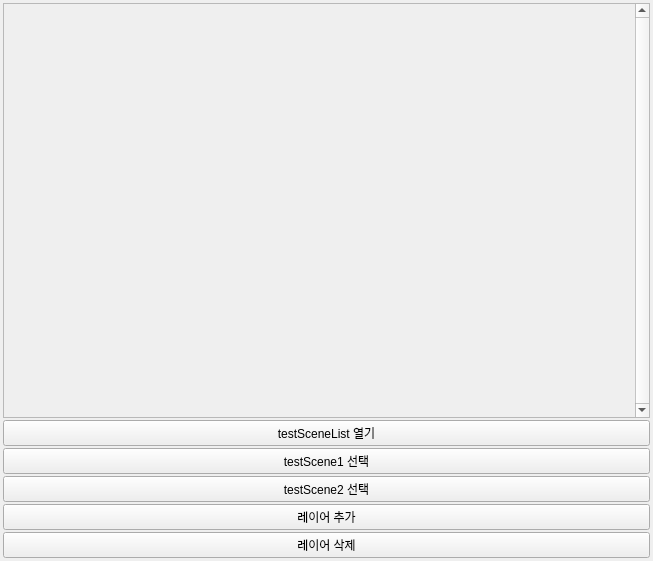
<?xml version="1.0" encoding="UTF-8"?>
<ui version="4.0">
 <class>LayerList</class>
 <widget class="QDockWidget" name="LayerList">
  <property name="geometry">
   <rect>
    <x>0</x>
    <y>0</y>
    <width>653</width>
    <height>561</height>
   </rect>
  </property>
  <property name="windowTitle">
   <string>레이어 리스트</string>
  </property>
  <widget class="QWidget" name="dockWidgetContents">
   <layout class="QVBoxLayout" name="verticalLayout">
    <property name="spacing">
     <number>2</number>
    </property>
    <property name="margin">
     <number>3</number>
    </property>
    <item>
     <widget class="QScrollArea" name="ui_layerList_scrollArea">
      <property name="sizePolicy">
       <sizepolicy hsizetype="Ignored" vsizetype="Ignored">
        <horstretch>0</horstretch>
        <verstretch>0</verstretch>
       </sizepolicy>
      </property>
      <property name="verticalScrollBarPolicy">
       <enum>Qt::ScrollBarAlwaysOn</enum>
      </property>
      <property name="horizontalScrollBarPolicy">
       <enum>Qt::ScrollBarAsNeeded</enum>
      </property>
      <property name="widgetResizable">
       <bool>true</bool>
      </property>
      <property name="alignment">
       <set>Qt::AlignLeading|Qt::AlignLeft|Qt::AlignTop</set>
      </property>
      <widget class="QWidget" name="ui_ListContents">
       <property name="geometry">
        <rect>
         <x>0</x>
         <y>0</y>
         <width>628</width>
         <height>406</height>
        </rect>
       </property>
       <property name="sizePolicy">
        <sizepolicy hsizetype="Expanding" vsizetype="Expanding">
         <horstretch>0</horstretch>
         <verstretch>0</verstretch>
        </sizepolicy>
       </property>
       <property name="styleSheet">
        <string notr="true"/>
       </property>
       <layout class="QVBoxLayout" name="verticalLayout_2">
        <property name="spacing">
         <number>0</number>
        </property>
        <property name="sizeConstraint">
         <enum>QLayout::SetMaximumSize</enum>
        </property>
        <property name="margin">
         <number>2</number>
        </property>
        <item>
         <layout class="QVBoxLayout" name="ui_ListVBox">
          <property name="spacing">
           <number>2</number>
          </property>
          <property name="sizeConstraint">
           <enum>QLayout::SetMaximumSize</enum>
          </property>
          <item>
           <spacer name="ui_verticalSpacer">
            <property name="orientation">
             <enum>Qt::Vertical</enum>
            </property>
            <property name="sizeType">
             <enum>QSizePolicy::Expanding</enum>
            </property>
            <property name="sizeHint" stdset="0">
             <size>
              <width>20</width>
              <height>0</height>
             </size>
            </property>
           </spacer>
          </item>
         </layout>
        </item>
       </layout>
      </widget>
     </widget>
    </item>
    <item>
     <widget class="QPushButton" name="ui_openTestScene">
      <property name="text">
       <string>testSceneList 열기</string>
      </property>
     </widget>
    </item>
    <item>
     <widget class="QPushButton" name="ui_testScene1Select">
      <property name="text">
       <string>testScene1 선택</string>
      </property>
     </widget>
    </item>
    <item>
     <widget class="QPushButton" name="ui_testScene2Select">
      <property name="text">
       <string>testScene2 선택</string>
      </property>
     </widget>
    </item>
    <item>
     <widget class="QPushButton" name="ui_layerAdd">
      <property name="text">
       <string>레이어 추가</string>
      </property>
     </widget>
    </item>
    <item>
     <widget class="QPushButton" name="ui_layerDelete">
      <property name="text">
       <string>레이어 삭제</string>
      </property>
     </widget>
    </item>
   </layout>
  </widget>
 </widget>
 <resources/>
 <connections/>
</ui>
